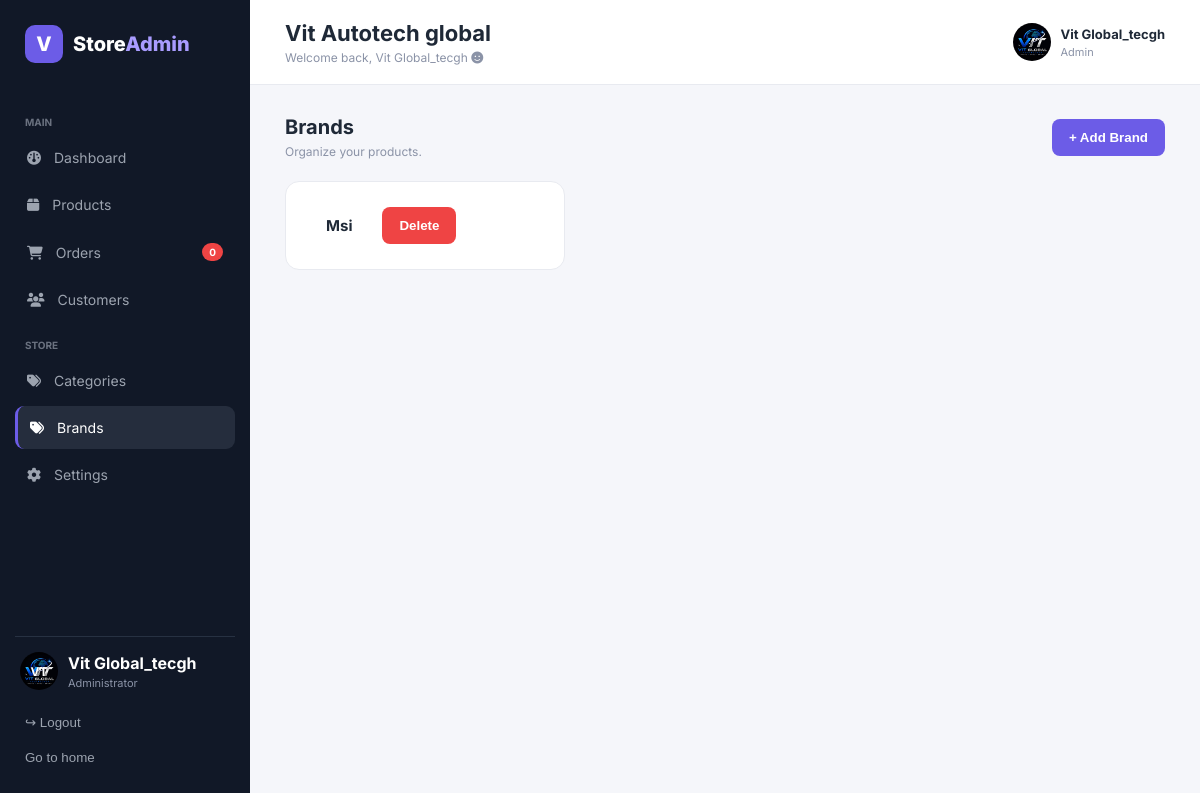
The app's page /admin-brands (signed in) with its own data.
### web/models.py (models this page shows, shortened)
class User(db.Model, UserMixin):
    id = db.Column(db.Integer, primary_key=True)
    username = db.Column(db.String(50), unique=True)
    email = db.Column(db.String(100), unique=True)
    password = db.Column(db.String(256))
    date_joined = db.Column(db.DateTime(timezone=True), default=func.now())
    cart_items = db.relationship('Cart', backref=db.backref('user', lazy=True))
    orders = db.relationship('Order', backref=db.backref('user', lazy=True))
    personal_info = db.relationship('Payment', backref=db.backref('user', lazy=True))

class Settings(db.Model):
    id = db.Column(db.Integer, primary_key=True)
    store_name = db.Column(db.String(100), nullable=False)
    store_email = db.Column(db.String(100), nullable=False)
    store_phone = db.Column(db.String(20), nullable=False)
    currency = db.Column(db.String(10), nullable=False)
    date_updated = db.Column(db.DateTime(timezone=True), default=func.now())

class Brands(db.Model):
    id = db.Column(db.Integer, primary_key=True)
    name = db.Column(db.String(100), nullable=False)

### web/admin_views.py (the view)
@admin_views.route('/admin-brands')
@login_required
def admin_brands():
    if current_user.id == 1:
        settings = Settings.query.filter_by(id = 1).first()
        num_orders = Order.query.order_by(Order.id).all()
        total_orders = len(num_orders)
        brands = Brands.query.order_by(Brands.name).all()
        return render_template('admin-brands.html', user=current_user, brands=brands, total_orders=total_orders, settings=settings)
    else:
        flash('You are not an admin!', 'error')

### web/templates/admin-brands.html (shortened to what this page needs)
{% extends 'admin-base.html' %} {% block title %} Admin Brands {% endblock %} {%
block body %}
<section class="page" id="categories">
  <div class="page-toolbar">
    <div>
      <h2>Brands</h2>
      <p>Organize your products.</p>
    </div>
    <a href="add-brand"><button class="primary-btn" id="addProductBtn">+ Add Brand</button></a>
  </div>
  <div class="category-grid">
    {% for brand in brands %}
    <div class="category-card">
      <div>
        <h3>{{brand.name.capitalize()}}</h3>
      </div><br>
      <a href="delete-brand/{{brand.id}}"><button class="delete primary-btn">Delete</button></a>
    </div>
    {% endfor %}
  </div>
</section>
{% endblock %}

### web/templates/admin-base.html (shortened to what this page needs)
<!doctype html>
<html lang="en">
  <head>
    <link
      rel="stylesheet"
      href="https://cdnjs.cloudflare.com/ajax/libs/font-awesome/6.5.2/css/all.min.css"
    />
    <link
      rel="stylesheet"
      href="{{url_for('static', filename='css/admin-style.css')}}"
    />
  </head>
  <body>
    <aside class="sidebar" id="sidebar">
      <div class="logo">
        <div class="logo-icon">V</div>
        <span>Store<span>Admin</span></span>
      </div>
      <nav>
        <p class="nav-title">MAIN</p>
        <a href="admin-dashboard" class="nav-link" data-page="dashboard">
          <span><i class="fas fa-dashboard"></i></span> Dashboard
        </a>
        <a href="admin-product" class="nav-link" data-page="products">
          <span><i class="fas fa-box"></i></span> Products
        </a>
        <a href="admin-orders" class="nav-link" data-page="orders">
          <span><i class="fas fa-shopping-cart"></i></span> Orders
          <b class="badge">{{total_orders}}</b>
        </a>
        <a href="admin-customers" class="nav-link" data-page="customers">
          <span><i class="fas fa-users"></i></span> Customers
        </a>
        <p class="nav-title">STORE</p>
        <a href="admin-categories" class="nav-link" data-page="categories">
          <span><i class="fas fa-tags"></i></span> Categories
        </a>
        <a href="admin-brands" class="nav-link" data-page="brands">
          <span><i class="fas fa-tags"></i></span> Brands
        </a>
        <a href="admin-settings" class="nav-link" data-page="settings">
          <span><i class="fas fa-cog"></i></span> Settings
        </a>
      </nav>
      <div class="sidebar-bottom">
        <div class="admin-profile">
          <div class="avatar">VT</div>
          <div>
            <strong>{{user.username}}</strong>
            <small>Administrator</small>
          </div>
        </div>
        <a href="logout"><button class="logout-btn">↪ Logout</button></a>
        <a href="/"><button class="logout-btn">Go to home</button></a>
      </div>
    </aside>
    <main class="main">
      <header class="header">
        <div class="page-title">
          <h1 id="pageTitle">{{settings.store_name}}</h1>
          <p>Welcome back, {{user.username}} <i class="fas fa-smile"></i></p>
        </div>
        <div class="header-actions">
          <div class="header-user">
            <div class="avatar"></div>
            <div>
              <strong>{{user.username}}</strong>
              <small>Admin</small>
            </div>
          </div>
        </div>
      </header>
      {% block body %} {% endblock %}
    </main>
  </body>
</html>

### web/static/css/admin-style.css (style rules this page uses)
* { margin: 0; padding: 0; box-sizing: border-box; }
:root { --primary: #6c5ce7; --primary-dark: #5848d6; --background: #f5f6fa; --white: #ffffff; --text: #1f2937; --muted: #8b93a7; --border: #e8eaf0; --sidebar: #111827; }
body { padding: 0px; margin: 0px; font-family: "Inter", sans-serif; background: var(--background); color: var(--text); }
.sidebar { position: fixed; width: 250px; height: 100vh; background: var(--sidebar); color: white; padding: 25px 15px; display: flex; flex-direction: column; z-index: 1000; overflow-y: scroll; }
.logo { display: flex; align-items: center; gap: 10px; font-size: 20px; font-weight: 800; padding: 0 10px 35px; }
.logo span span { color: #a99cff; }
.logo-icon { width: 38px; height: 38px; background: var(--primary); border-radius: 10px; display: flex; align-items: center; justify-content: center; }
.nav-title { font-size: 10px; color: #6b7280; font-weight: 700; margin: 18px 10px 8px; }
.nav-link { display: flex; align-items: center; gap: 13px; color: #9ca3af; text-decoration: none; padding: 13px 12px; margin: 4px 0; border-radius: 9px; font-size: 14px; transition: .2s; }
.nav-link:hover, .nav-link.active { background: #252d3d; color: white; }
.nav-link.active { border-left: 3px solid var(--primary); }
.badge { margin-left: auto; background: #ef4444; color: white; font-size: 10px; padding: 3px 7px; border-radius: 20px; }
.sidebar-bottom { margin-top: auto; }
.admin-profile { display: flex; align-items: center; gap: 10px; padding: 15px 5px; border-top: 1px solid #273142; }
.admin-profile small, .header-user small { display: block; color: #8b93a7; font-size: 11px; margin-top: 3px; }
.avatar { width: 38px; height: 38px; background: url(../img/favicon.jpg); background-size: cover; border-radius: 50%; display: flex; align-items: center; justify-content: center; font-size: 12px; font-weight: 700; }
.logout-btn { width: 100%; border: none; background: transparent; color: #9ca3af; padding: 10px; text-align: left; cursor: pointer; }
.main { margin-left: 250px; min-height: 100vh; }
.header { height: 85px; background: white; border-bottom: 1px solid var(--border); display: flex; align-items: center; justify-content: space-between; padding: 0 35px; }
.page-title h1 { font-size: 22px; }
.page-title p { font-size: 12px; color: var(--muted); margin-top: 4px; }
.header-actions { display: flex; align-items: center; gap: 25px; }
.header-user { display: flex; align-items: center; gap: 10px; font-size: 13px; }
.page { display: flex; flex-direction: column; position: relative; padding: 30px 35px; }
.page-toolbar { display: flex; justify-content: space-between; align-items: center; margin-bottom: 22px; }
.page-toolbar h2 { font-size: 20px; }
.page-toolbar p { color: var(--muted); font-size: 12px; margin-top: 5px; }
.primary-btn { border: none; background: var(--primary); color: white; padding: 11px 17px; border-radius: 8px; cursor: pointer; font-weight: 600; transition: .2s; }
.delete { background-color: #ef4444; }
.category-grid { display: grid; grid-template-columns: repeat(3, 1fr); gap: 20px; }
.category-card { background: white; border: 1px solid var(--border); padding: 25px; border-radius: 14px; display: flex; gap: 15px; align-items: center; }
.category-card h3 { font-size: 15px; }

### records on screen
User: username "Vit Global_tecgh"
Settings: store_name "Vit Autotech global"
Brands: name "Msi"

### other values on screen
{{ total_orders }} "0"
